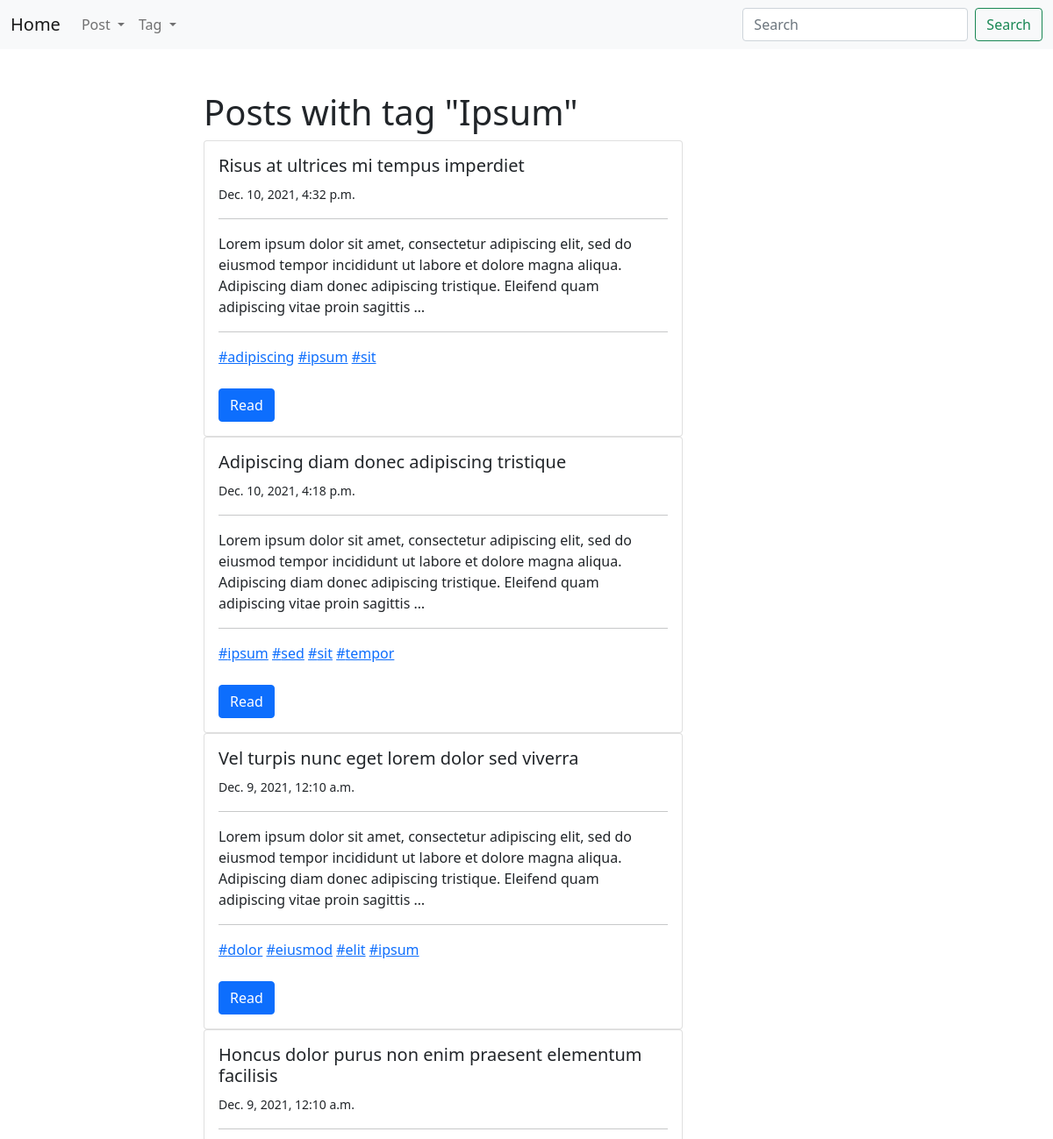
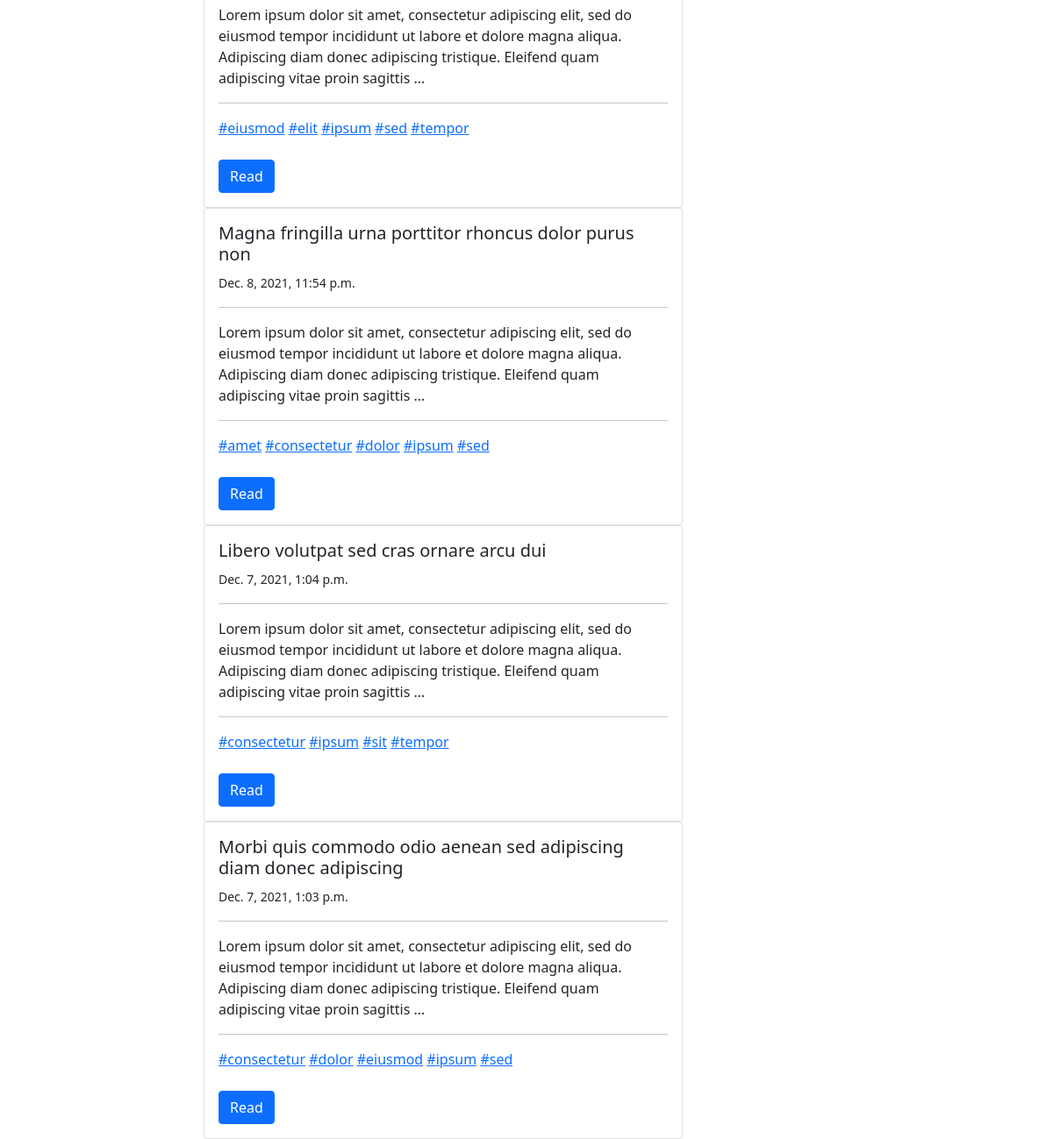
/tag/ipsum-1639387116/, run on the app's committed database (2 pictures, top to bottom).
### blog/models.py (models this page shows, shortened)
class Tag(models.Model):
	title = models.CharField(max_length = 50, db_index = True)
	slug = models.SlugField(max_length = 50, unique = True)
	def get_absolute_url(self):
		return reverse('detail_tag_url', kwargs={'slug': self.slug })
	def get_edit_url(self):
		return reverse('edit_tag_url', kwargs={'slug': self.slug })
	def get_delete_url(self):
		return reverse('delete_tag_url', kwargs={'slug': self.slug })
	class Meta:
		ordering = ['title']

class Post(models.Model):
	title = models.CharField(max_length = 150, db_index = True)
	slug = models.SlugField(max_length = 150, unique = True)
	text = models.TextField(blank = True, db_index = True)
	tags = models.ManyToManyField('Tag', blank = True, related_name = 'posts')
	date = models.DateTimeField(auto_now_add = True)
	def get_absolute_url(self):
		return reverse('detail_post_url', kwargs={'slug': self.slug})
	class Meta:
		ordering = ['-date']

### blog/views.py (the view)
# urls.py: path('tag/<str:slug>/', TagDetail.as_view(), name='detail_tag_url'),
class TagDetail(View):
	def get(self, request, slug):
		tag = get_object_or_404(Tag, slug__iexact=slug)
		return render(request, 'detail_tag.html', context={'tag': tag})

### templates/detail_tag.html (shortened to what this page needs)
{% extends 'index.html' %}
{% block content %}
	<h1>Posts with tag "{{ tag.title|title }}"</h1>
	{% for post in tag.posts.all %}
	<div class="card">
		<div class="card-body">
			<h5 class="card-title">{{ post.title }}</h5>
			<small class="card-text">{{post.date}}</small>
			<hr>
			<p class="card-text">{{ post.text|truncatewords:30 }}</p>
			<hr>
			{% for tag in post.tags.all %}
				<a href="{{ tag.get_absolute_url }}">#{{tag.title}}</a>
			{% endfor %}
			<br>
			<br>
			<a href="{{ post.get_absolute_url }}" class="btn btn-primary">Read</a>
		</div>
	</div>
	{% endfor %}
{% endblock %}

### data on the page
Tag: title "Ipsum", title "ipsum"
Post: title "Risus at ultrices mi tempus imperdiet", date "Dec. 10, 2021, 4:32 p.m.", text "Lorem ipsum dolor sit amet, consectetur adipiscing elit, sed do eiusmod tempor incididunt ut labore et dolore magna aliqua. Adipiscing diam donec adipiscing tristique. Eleifend quam adipiscing vitae proin sagittis …"
Tag: title "adipiscing"
Tag: title "sit"
Post: title "Adipiscing diam donec adipiscing tristique", date "Dec. 10, 2021, 4:18 p.m.", text "Lorem ipsum dolor sit amet, consectetur adipiscing elit, sed do eiusmod tempor incididunt ut labore et dolore magna aliqua. Adipiscing diam donec adipiscing tristique. Eleifend quam adipiscing vitae proin sagittis …"
Tag: title "sed"
Tag: title "tempor"
Post: title "Vel turpis nunc eget lorem dolor sed viverra", date "Dec. 9, 2021, 12:10 a.m.", text "Lorem ipsum dolor sit amet, consectetur adipiscing elit, sed do eiusmod tempor incididunt ut labore et dolore magna aliqua. Adipiscing diam donec adipiscing tristique. Eleifend quam adipiscing vitae proin sagittis …"
Tag: title "dolor"
Tag: title "eiusmod"
Tag: title "elit"
Post: title "Honcus dolor purus non enim praesent elementum facilisis", date "Dec. 9, 2021, 12:10 a.m.", text "Lorem ipsum dolor sit amet, consectetur adipiscing elit, sed do eiusmod tempor incididunt ut labore et dolore magna aliqua. Adipiscing diam donec adipiscing tristique. Eleifend quam adipiscing vitae proin sagittis …"
Post: title "Magna fringilla urna porttitor rhoncus dolor purus non", date "Dec. 8, 2021, 11:54 p.m.", text "Lorem ipsum dolor sit amet, consectetur adipiscing elit, sed do eiusmod tempor incididunt ut labore et dolore magna aliqua. Adipiscing diam donec adipiscing tristique. Eleifend quam adipiscing vitae proin sagittis …"
Tag: title "amet"
Tag: title "consectetur"
Post: title "Libero volutpat sed cras ornare arcu dui", date "Dec. 7, 2021, 1:04 p.m.", text "Lorem ipsum dolor sit amet, consectetur adipiscing elit, sed do eiusmod tempor incididunt ut labore et dolore magna aliqua. Adipiscing diam donec adipiscing tristique. Eleifend quam adipiscing vitae proin sagittis …"
Post: title "Morbi quis commodo odio aenean sed adipiscing diam donec adipiscing", date "Dec. 7, 2021, 1:03 p.m.", text "Lorem ipsum dolor sit amet, consectetur adipiscing elit, sed do eiusmod tempor incididunt ut labore et dolore magna aliqua. Adipiscing diam donec adipiscing tristique. Eleifend quam adipiscing vitae proin sagittis …"
